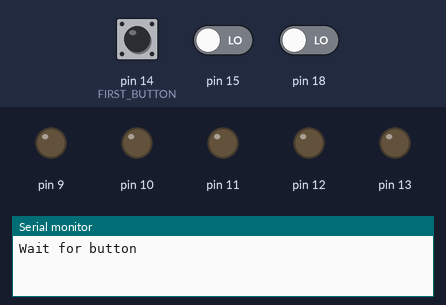
Recording of a sketch running on a simulated Arduino Uno, built with avr-gcc and run on an emulated ATmega328P. Parts: output pins drawn as LEDs (lit = HIGH), the last lines printed to the serial monitor. Inputs (shaded band) come from the test bench; at power-on: pin 15 LOW, pin 14 (FIRST_BUTTON) LOW, pin 18 LOW. Random numbers use the default seed unless the sketch sets one.

Above: at 1.4 s.
1.5 s: pin 15 driven HIGH
At 2.2 s:
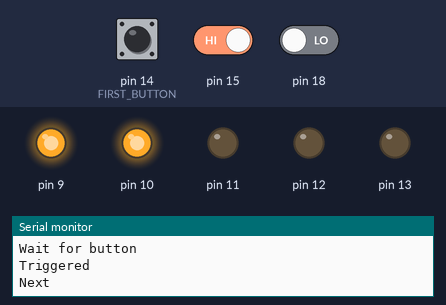
3.8 s: pin 14 (FIRST_BUTTON) pulled HIGH for 0.15 s
At 4.5 s:
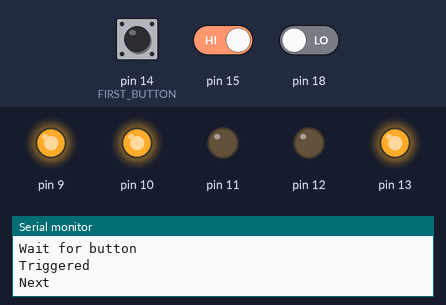
6.1 s: pin 14 (FIRST_BUTTON) pulsed HIGH 5 times (0.12 s each, 0.3 s apart)
At 7.4 s:
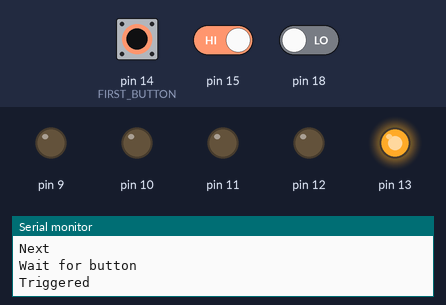
9.1 s: pin 18 driven HIGH
At 9.7 s:
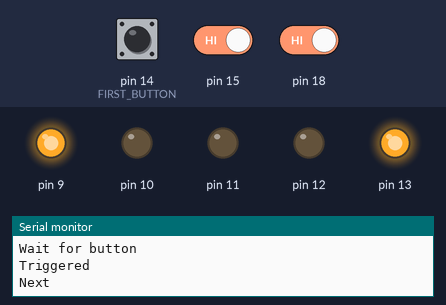
Timing chart, 0 to 12.1 s (numbered marks = the images above; inputs shaded):
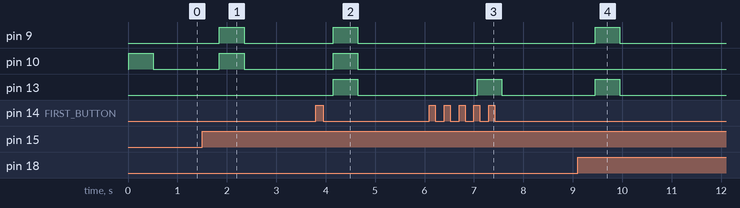

Measured:
- after the input at 1.5 s, pin 9, pin 10: LOW → HIGH after 0.35 s, → LOW 0.50 s later
- after the input at 3.8 s, pin 9, pin 10, pin 13: LOW → HIGH after 0.35 s, → LOW 0.50 s later
- after the input at 6.1 s, pin 13: LOW → HIGH after 0.96 s, → LOW 0.50 s later
- after the input at 9.1 s, pin 9, pin 13: LOW → HIGH after 0.35 s, → LOW 0.50 s later

The sketch:

leds.ino
```cpp
#include <time.h>
#include <stdlib.h>

const char LEDS_COUNT = 5;
const int DELAY = 200;
const int FIRST_BUTTON = 14;
const int WAIT_INPUT = 50;

const int SHUFFLE_CYCLES = 100;

int buttonState[LEDS_COUNT];

class LedsPanel
{
public:
  /**
   * Create LedsPanel object with @a first pin and @a count
   */
  LedsPanel(int first, int count)
    : m_first(first)
    , m_count(count)
    , m_current(0)
    , m_leds(new int[m_count])
    {
    }

  ~LedsPanel()
  {
    delete[] m_leds;
  }
  /**
   * Shuffle leds panel
   */
  void shuffle()
  {
    for (int i = 0; i < m_count; ++i)
    {
      m_leds[i] = i;
    }

    for (int i = 0; i < SHUFFLE_CYCLES; ++i)
    {
      swap(rand() % m_count, rand() % m_count);
    }
    m_current = 0;
  }

  bool next()
  {
    ++m_current;
    return m_current < m_count;
  }

  /**
   * Blink
   */
  void blink(int on, int off)
  {
    trigger(true);
    delay(on);
    trigger(false);
    delay(off);
  }

  /**
   * Initialize leds
   */
  void init()
  {
    for (int i = m_first; i < m_first + m_count; ++i)
    {
      pinMode(i, OUTPUT);
    }
    shuffle();
  }

  int current() const
  {
    return m_leds[m_current];
  }
private:
  void swap(int i, int j)
  {
    if (i != j)
    {
      int tmp = m_leds[i];
      m_leds[i] = m_leds[j];
      m_leds[j] = tmp;
    }
  }

  void trigger(bool isOn)
  {
    auto level = isOn ? HIGH : LOW;
    for (int i = 0; i <= m_current; ++i)
    {
      digitalWrite(m_first + m_leds[i], level);
    }
  }

private:
  int m_first;
  int m_count;
  int m_current;
  int *m_leds;
};

LedsPanel panel(9, 5);

// the setup function runs once when you press reset or power the board
void setup()
{
  srand (time(NULL));
  panel.init();
  for (int i = 0; i < LEDS_COUNT; ++i)
  {
    pinMode(FIRST_BUTTON + i, INPUT);
    buttonState[i] = LOW;
  }
  // initialize serial communication:
  Serial.begin(9600);
}


bool readButton(int button)
{
  int buttonPin = button + FIRST_BUTTON;
  bool shouldSwitch = false;
  int reading = digitalRead(buttonPin);
  if (reading != buttonState[button])
  {
    delay(WAIT_INPUT);
    reading = digitalRead(buttonPin);
    if (reading != buttonState[button] && reading == HIGH)
    {
      Serial.println("Triggered");
      shouldSwitch = true;
    }
  }

  buttonState[button] = reading;
  return shouldSwitch;
}

enum PHASE
{
  WAIT_FOR_START,
  WAIT_FOR_BUTTON,
  BLINK
} current_phase = BLINK;

unsigned long lastBlinkTime = 0;
const int WAIT_TIMEOUT = 2000;

// the loop function runs over and over again forever
void loop()
{
  if (current_phase == WAIT_FOR_BUTTON)
  {
    // read buttons
    auto button = readButton(panel.current());
    // check if button good
    if (button)
    {
      Serial.println("Next");
      delay(300);
      if (!panel.next())
      {
        Serial.println("WIN");
        current_phase = WAIT_FOR_START;
      }
      else
      {
        current_phase = BLINK;
      }
    }

    // check if timeout
    long newEventTime = millis();

    if (newEventTime - lastBlinkTime > WAIT_TIMEOUT)
    {
      current_phase = WAIT_FOR_START;
    }
  }

  if (current_phase == BLINK)
  {
    panel.blink(500, 100);
    lastBlinkTime = millis();
    current_phase = WAIT_FOR_BUTTON;
    Serial.println("Wait for button");
  }

  if (current_phase == WAIT_FOR_START && readButton(0))
  {
      panel.shuffle();
      current_phase = BLINK;
  }
//  for (int i = 0; i < LEDS_COUNT; ++i)
//  {
//    bool clicked = readButton(i);
//    if (clicked)
//    {
//      digitalWrite(FIRST_LED + i, ledState[i]);
//    }
//  }


}
```
